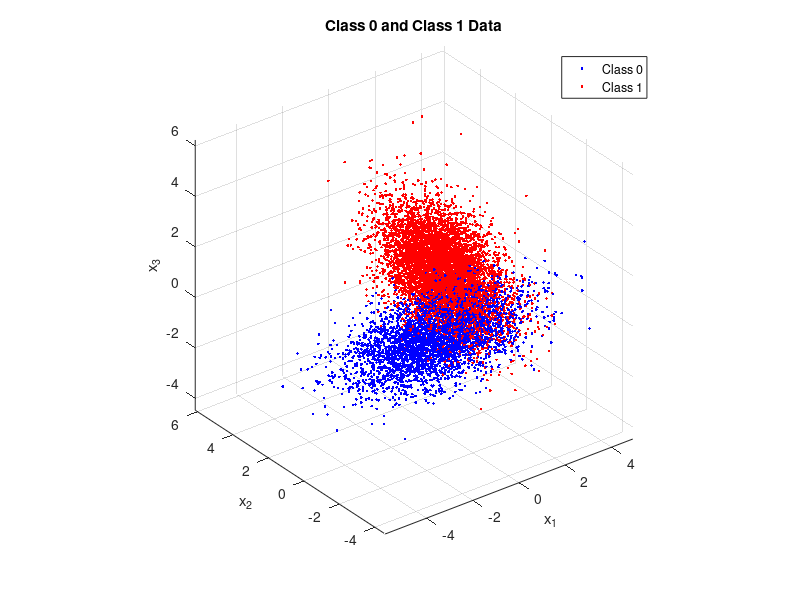

Write MATLAB code to recreate this figure. (Note: this script raises an error after producing the figure.)
clear; close all;
%Initialize Parameters and Generate Data
N = 10000; %Number of data points
n=4; %Dimensions of data
p0 = 0.35; %Prior for label 0
p1 = 0.65; %Prior for label 1
u = rand(1,N)>=p0; %Determine posteriors
%Create appropriate number of data points from each distribution
N0 = length(find(u==0));
N1 = length(find(u==1));
N=N0+N1;
label=[zeros(1,N0) ones(1,N1)];
%Parameters for two classes
mu0 = [-1/2;-1/2;-1/2;-1/2];
Sigma0 = [2,-0.5,0.3,0;
    -0.5,1,-0.5,0;
    0.3,-0.5,1,0;
    0,0,0,2];
mu1 = [1;1;1;1];
Sigma1 = [1,0.3,-0.2,0;
    0.3,2,0.3,0;
    -0.2,0.3,1,0;
    0,0,0,3];
%Generate data as prescribed in assignment description
r0 = mvnrnd(mu0, Sigma0, N0);
r1 = mvnrnd(mu1, Sigma1, N1);
%Plot data showing two classes
figure;
plot3(r0(:,1),r0(:,2),r0(:,3),'.b','DisplayName','Class 0');
axis equal;
hold on;
plot3(r1(:,1),r1(:,2),r1(:,3),'.r','DisplayName','Class 1');
axis equal;
hold on;
xlabel('x_1');ylabel('x_2');zlabel('x_3');
grid on;
title('Class 0 and Class 1 Data');
legend 'show';
%Combine data from each distribution into a single dataset
x=zeros(N,n);
x(label==0,:)=r0;
x(label==1,:)=r1;
%Part 1: ERM Classification with True Knowledge
discScore=log(evalGaussian(x' ,mu1,Sigma1)./evalGaussian(x' ,mu0,Sigma0));
sortDS=sort(discScore);
%Generate vector of gammas for parametric sweep
logGamma=[min(discScore)-eps sort(discScore)+eps];
for ind=1:length(logGamma)
    decision=discScore>logGamma(ind);
    Num_pos(ind)=sum(decision);
    pFP(ind)=sum(decision==1 & label==0)/N0;
    pTP(ind)=sum(decision==1 & label==1)/N1;
    pFN(ind)=sum(decision==0 & label==1)/N1;
    pTN(ind)=sum(decision==0 & label==0)/N0;
    %Two ways to make sure I did it right
    pFE(ind)=(sum(decision==0 & label==1) + sum(decision==1 & label==0))/N;
    pFE2(ind)=(pFP(ind)*N0 + pFN(ind)*N1)/N;
end
%Calculate Theoretical Minimum Error
logGamma_ideal=log(p0/p1);
decision_ideal=discScore>logGamma_ideal;
pFP_ideal=sum(decision_ideal==1 & label==0)/N0;
pTP_ideal=sum(decision_ideal==1 & label==1)/N1;
pFE_ideal=(pFP_ideal*N0+(1-pTP_ideal)*N1)/(N0+N1);
%Estimate Minimum Error
%If multiple minimums are found choose the one closest to the theoretical
%minimum
[min_pFE, min_pFE_ind]=min(pFE);
if length(min_pFE_ind)>1
    [~,minDistTheory_ind]=min(abs(logGamma(min_pFE_ind)-logGamma_ideal));
    min_pFE_ind=min_pFE_ind(minDistTheory_ind);
end
%Find minimum gamma and corresponding false and true positive rates
minGAMMA=exp(logGamma(min_pFE_ind));
min_FP=pFP(min_pFE_ind);
min_TP=pTP(min_pFE_ind);
%Plot
figure;
plot(pFP,pTP,'DisplayName','ROC Curve','LineWidth',2);
hold all;
plot(min_FP,min_TP,'o','DisplayName','Estimated Min. Error','LineWidth',2);
plot(pFP_ideal,pTP_ideal,'+','DisplayName',...
'Theoretical Min. Error','LineWidth',2);
xlabel('Prob. False Positive');
ylabel('Prob. True Positive');
title('Mininimum Expected Risk ROC Curve');
legend 'show';
grid on; box on;
fprintf('Theoretical: Gamma=%1.2f, Error=%1.2f%%\n',...
exp(logGamma_ideal),100*pFE_ideal);
fprintf('Estimated: Gamma=%1.2f, Error=%1.2f%%\n',minGAMMA,100*min_pFE);
figure;
plot(logGamma,pFE,'DisplayName','Errors','LineWidth',2);
hold on;
plot(logGamma(min_pFE_ind),pFE(min_pFE_ind),...
'ro','DisplayName','Minimum Error','LineWidth',2);
xlabel('Gamma');
ylabel('Proportion of Errors');
title('Probability of Error vs. Gamma')
grid on;
legend 'show';
%Part 2: Naive Bayesian Classifier
Sigma_NB=eye(4); %Assumed covariance
%Generate data to illustrate assumptions
r0_NB = mvnrnd(mu0, Sigma_NB, N0);
r1_NB = mvnrnd(mu1, Sigma_NB, N1);
%Plot Data demonstrating Naive Assumption
figure;
plot3(r0_NB(:,1),r0_NB(:,2),r0_NB(:,3),'.b','DisplayName','Class 0');
axis equal;
hold on;
plot3(r1_NB(:,1),r1_NB(:,2),r1_NB(:,3),'.r','DisplayName','Class 1');
axis equal;
xlabel('x_1');ylabel('x_2');zlabel('x_3');
grid on;
title('Assumed Class 0 and Class 1 Data Distributions for Naive Bayesian Classification');
legend 'show';
%Plot comparison of actual data to naive assumption
figure;
plot3(r0(:,1),r0(:,2),r0(:,3),'.b','DisplayName','Class 0 Actual Distribution');
hold on;
plot3(r0_NB(:,1),r0_NB(:,2),r0_NB(:,3),...
'.c','DisplayName','Class 0 Naive Assumption');
plot3(r1(:,1),r1(:,2),r1(:,3),'.r',...
'DisplayName','Class 1 Actual Distribution');
plot3(r1_NB(:,1),r1_NB(:,2),r1_NB(:,3),...
'.m','DisplayName','Class 1 Naive Assumption');
axis equal;
xlabel('x_1');ylabel('x_2');zlabel('x_3');
grid on;
title('Comparison of Actual Distribution to Naive Assumption');
legend 'show';
%Evaluate for different gammas
discScore_NB=...
log(evalGaussian(x' ,mu1,Sigma_NB)./evalGaussian(x' ,mu0,Sigma_NB));
logGamma_NB=[min(discScore_NB)-0.1 sort(discScore_NB)+0.1];
for ind=1:length(logGamma_NB)
    decision=discScore_NB>logGamma_NB(ind);
    Num_pos_NB(ind)=sum(decision);
    pFP_NB(ind)=sum(decision==1 & label==0)/N0;
    pTP_NB(ind)=sum(decision==1 & label==1)/N1;
    pFN_NB(ind)=sum(decision==0 & label==1)/N1;
    pTN_NB(ind)=sum(decision==0 & label==0)/N0;
    pFE_NB(ind)=(sum(decision==0 & label==1)...
    + sum(decision==1 & label==0))/(N0+N1);
    pFE2_NB(ind)=pFP(ind)*p0+pFN(ind)*p1;
end
%Estimated Minimum Error
[min_pFE_NB, min_pFE_ind_NB]=min(pFE_NB);
minGAMMA_NB=exp(logGamma(min_pFE_ind_NB));
min_FP_NB=pFP_NB(min_pFE_ind_NB);
min_TP_NB=pTP_NB(min_pFE_ind_NB);
%Plot Results
figure;
plot(pFP_NB,pTP_NB,'DisplayName','ROC Curve','LineWidth',2);
hold all;
plot(min_FP_NB,min_TP_NB,'o','DisplayName',...
'Estimated Min. Error','LineWidth',2);
xlabel('Prob. False Positive');
ylabel('Prob. True Positive');
title('Mininimum Expected Risk ROC Curve for Naive Bayesian');
legend 'show';
grid on; box on;
figure;
plot(logGamma_NB,pFE_NB,'DisplayName','Errors','LineWidth',2);
hold on;
plot(logGamma_NB(min_pFE_ind_NB),pFE_NB(min_pFE_ind_NB),'ro',...
'DisplayName','Minimum Error','LineWidth',2);
xlabel('Gamma');
ylabel('Proportion of Errors');
title('Probability of Error vs. Gamma for Naive Bayesian Estimate')
grid on;
legend 'show';
fprintf('Estimated for NB: Gamma=%1.2f, Error=%1.2f%%\n',...
minGAMMA_NB,100*min_pFE_NB);
%Part 3: Fisher LDA
%Compute Sample Mean and covariances
mu0_hat=mean(r0)';
mu1_hat=mean(r1)';
Sigma0_hat=cov(r0);
Sigma1_hat=cov(r1);
%Compute scatter matrices
Sb=(mu0_hat-mu1_hat)*(mu0_hat-mu1_hat)';
Sw=Sigma0_hat+Sigma1_hat;
%Eigen decompostion to generate WLDA
[V,D]=eig(inv(Sw)*Sb);
[~,ind]=max(diag(D));
w=V(:,ind);
y=w'*x';
w=sign(mean(y(label==1)-mean(y(label==0))))*w;
y=sign(mean(y(label==1)-mean(y(label==0))))*y;
%Evaluate for different taus
tau=[min(y)-0.1 sort(y)+0.1];
for ind=1:length(tau)
    decision=y>tau(ind);
    Num_pos_LDA(ind)=sum(decision);
    pFP_LDA(ind)=sum(decision==1 & label==0)/N0;
    pTP_LDA(ind)=sum(decision==1 & label==1)/N1;
    pFN_LDA(ind)=sum(decision==0 & label==1)/N1;
    pTN_LDA(ind)=sum(decision==0 & label==0)/N0;
    pFE_LDA(ind)=(sum(decision==0 & label==1)...
    + sum(decision==1 & label==0))/(N0+N1);
end
%Estimated Minimum Error
[min_pFE_LDA, min_pFE_ind_LDA]=min(pFE_LDA);
minTAU_LDA=tau(min_pFE_ind_LDA);
min_FP_LDA=pFP_LDA(min_pFE_ind_LDA);
min_TP_LDA=pTP_LDA(min_pFE_ind_LDA);
%Plot results
figure;
plot(y(label==0),zeros(1,N0),'o','DisplayName','Label 0');
hold all;
plot(y(label==1),ones(1,N1),'o','DisplayName','Label 1');
ylim([-1 2]);
plot(repmat(tau(min_pFE_ind_LDA),1,2),ylim,'m--',...
'DisplayName','Tau for Min. Error','LineWidth',2);
grid on;
xlabel('y');
title('Fisher LDA Projection of Data');
legend 'show';
figure;
plot(pFP_LDA,pTP_LDA,'DisplayName','ROC Curve','LineWidth',2);
hold all;
plot(min_FP_LDA,min_TP_LDA,'o','DisplayName',...
'Estimated Min. Error','LineWidth',2);
xlabel('Prob. False Positive');
ylabel('Prob. True Positive');
title('Mininimum Expected Risk ROC Curve');
legend 'show';
grid on; box on;
figure;
plot(tau,pFE_LDA,'DisplayName','Errors','LineWidth',2);
hold on;
plot(tau(min_pFE_ind_LDA),pFE_LDA(min_pFE_ind_LDA),'ro',...
'DisplayName','Minimum Error','LineWidth',2);
xlabel('Tau');
ylabel('Proportion of Errors');
title('Probability of Error vs. Tau for Fisher LDA')
grid on;
legend 'show';
fprintf('Estimated for LDA: Tau=%1.2f, Error=%1.2f%%\n',...
minTAU_LDA,100*min_pFE_LDA);
%% ======================= Question 1: Functions ====================== %%
%reference g/Code/evalGaussian.m
function g = evalGaussian(x ,mu,Sigma)
%Evaluates the Gaussian pdf N(mu, Sigma ) at each column of X
[n,N] = size(x);
C = ((2*pi)^n * det(Sigma))^(-1/2); %coefficient
E = -0.5*sum((x-repmat(mu,1,N)).*(inv(Sigma)*(x-repmat(mu,1,N))),1);%exponent
g = C*exp(E); %finalgaussianevaluation
end